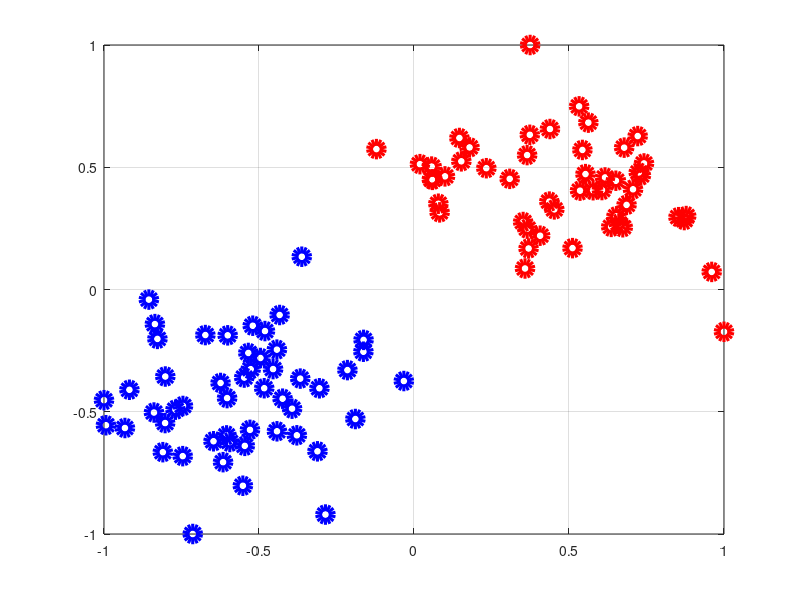

Recreate this plot in MATLAB. (Note: this script raises an error after producing the figure.)
clear 
close all
clc

%%
n = 100;
d = 2;
X = [randn(n/2,d)+2;randn(n/2,d)-2];
Y = [ones(n/2,1);-ones(n/2,1)];

%%
for i = 1:d
    mi = min(X(:,i));
    ma = max(X(:,i));
    di = ma - mi;
    X(:,i) = 2*(X(:,i)-mi)/di-1;
end

%%
figure, hold on, box on, grid on
plot(X(Y<0,1),X(Y<0,2),'ob','MarkerSize',10,'linewidth',5)
plot(X(Y>0,1),X(Y>0,2),'or','MarkerSize',10,'linewidth',5)

%%
C = 1;
Q = diag(Y)*(X*X')*diag(Y);
[~,err,alpha,b] = SMO2_ab(n,Q,-ones(n,1),Y',zeros(n,1),C*ones(n,1),...
                          1000000,.0001,zeros(n,1));
if (err ~= 0)
    warning('Problem in SMO')
end
w = X'*diag(Y)*alpha;

%%
ns = 10000;
XS = 2*rand(ns,d)-1;
YS = XS*w+b;

%%
plot(XS(YS<0,1),XS(YS<0,2),'.c','MarkerSize',1)
plot(XS(YS>0,1),XS(YS>0,2),'.m','MarkerSize',1)
plot(XS(YS<-1,1),XS(YS<-1,2),'.b','MarkerSize',1)
plot(XS(YS>+1,1),XS(YS>+1,2),'.r','MarkerSize',1)

%%
plot(X(alpha==0,1),X(alpha==0,2),'sg','MarkerSize',10,'linewidth',5)
plot(X(alpha>0&alpha<C,1),X(alpha>0&alpha<C,2),'sk','MarkerSize',10,'linewidth',5)
plot(X(alpha==C,1),X(alpha==C,2),'sy','MarkerSize',10,'linewidth',5)

%%
dualcost = -(.5*alpha'*Q*alpha-ones(n,1)'*alpha);
primalcost = .5*w'*w+C*sum(max(0,1-diag(Y)*(X*w+b))); 
dualitygap = abs(dualcost-primalcost);
title(sprintf('DG: %e',dualitygap))
set(gca,'FontSize', 18);